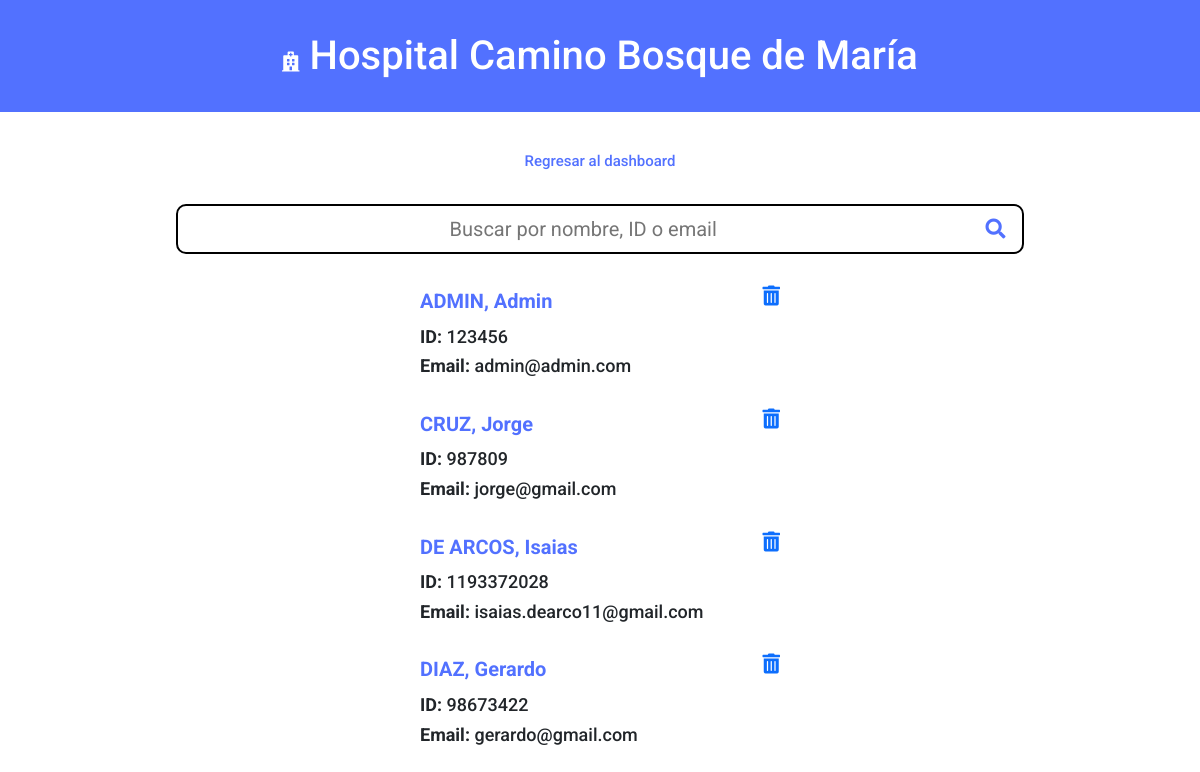
The page /busqueda_usuario (signed in) on the database its author committed.
### hospital/models.py (models this page shows, shortened)
class User(db.Model, UserMixin):
    id = db.Column(db.Integer(), primary_key=True)
    nombres = db.Column(db.String(length=30), nullable=False)
    apellidos = db.Column(db.String(length=30), nullable=False)
    email = db.Column(db.String(length=50), nullable=False, unique=True)
    documento = db.Column(db.String(length=20), nullable=False, unique=True)
    password = db.Column(db.String(length=60), nullable=False)
    rol = db.Column(db.Integer())
    @property
    def password_secure(self):
        return self.password_secure

### hospital/routes.py (the view, shortened to what this page needs)
@app.route('/busqueda_usuario', methods=['GET','POST'])
@login_required
def busqueda_usuario():
    usuarios = User.query.filter().all()
    return render_template('busqueda_usuario.html', results=usuarios)

### hospital/models.py (called while the page is built)
@login_manager.user_loader
def load_user(user_id):
    return User.query.get(int(user_id))

### hospital/templates/busqueda_usuario.html (shortened to what this page needs)
{% extends 'base.html' %}
{% block styles %}
    <link rel="stylesheet" href="static/busqueda_usuario.css" />
{% endblock %}
{% block content %}
    <h1 class="hospital"><span class="head-icon"><i class="fas fa-hospital"></i></span> Hospital Camino Bosque de María</h1>
    <div class="container">
        <h2 class="back"><a href="{{ url_for('dashboard') }}" class="back_a" a>Regresar al dashboard</a></h2>
    </div>
    <div class="busqueda">
        <form action="/busqueda_usuario" method="POST">
            <form action="#" method="POST">
                <div class="search-border">
                    <input name="query" type="text" placeholder="Buscar por nombre, ID o email" class="search-bar" value="{{query}}">
                    <button type="submit"><a href="" class="search-button"><i class="fas fa-search"></i></a></button>
                </div>
            </form>
        </form>
    </div>
    <div class="results-section">
        {% if results != [] %}
            {% for item in results %}
                <div class="container_resultados">
                    <div class="result-top"><a href="" class="name"><span class="apellidos">{{item.apellidos}}</span>, <span class="cap">{{item.nombres}}</span></a> <a href=""><a class="fas fa-trash-alt" href="/borrar/{{ item.id }}"></a></a></div>
                    <h3 class="user-info"><span class="bold">ID:</span> {{item.documento}} </h3>
                    <h3 class="user-info"><span class="bold">Email:</span> {{item.email}} </h3>
                </div>
            {% endfor %}
        {% else %}
            <h2 class="n-results">No se han encontrado resultados para la búsqueda de "{{query}}"</h2>
        {% endif %}
    </div>
{% endblock %}

### hospital/templates/base.html (shortened to what this page needs)
<!DOCTYPE html>
<html lang="en">
<head>
    <link rel="stylesheet" href="{{url_for('static',filename='base.css')}}">
    <link rel="stylesheet" href="https://use.fontawesome.com/releases/v5.15.4/css/solid.css">
    <link rel="stylesheet" href="https://use.fontawesome.com/releases/v5.15.4/css/regular.css">
    <link rel="stylesheet" href="https://use.fontawesome.com/releases/v5.15.4/css/brands.css">
    <link rel="stylesheet" href="https://use.fontawesome.com/releases/v5.15.4/css/fontawesome.css">
    <link href="https://cdn.jsdelivr.net/npm/bootstrap@5.1.3/dist/css/bootstrap.min.css" rel="stylesheet">
    {% block styles %}
    {% endblock %}
</head>
<body>
    {% block content %}
    {% endblock %}
</body>
</html>

### hospital/static/base.css (style rules this page uses)
* { padding: 0; margin: 0; box-sizing: border-box; font-family: 'Roboto', sans-serif; }
.hospital { padding: 2rem; text-align: center; background-color: #5271ff; }
h1 { font-family: 'Roboto', sans-serif; }
.cap { text-transform: capitalize; }

### hospital/static/busqueda_usuario.css (style rules this page uses)
* { padding: 0; margin: 0; box-sizing: border-box; font-family: 'Roboto', sans-serif; }
body { font-family: 'Roboto', sans-serif; }
.hospital { padding: 2rem; text-align: center; background-color: #5271ff; }
h1 { font-family: 'Roboto', sans-serif; color: white; }
.busqueda { display: flex; justify-content: center; align-items: center; padding: 2rem; margin-top: 40px; margin-bottom: 0px; }
.search-bar { font-size: 20px; width: 800px; padding: 0.3rem 0.3rem 0.3rem 0.5rem; border: none; text-align: center; }
.search-border { border: solid black 2px; padding: 0.2rem 1rem 0.2rem 0.2rem; border-radius: 10px; }
.search-button { font-size: 20px; color: #5271ff; }
.name { text-decoration: none; color: #5271ff; font-weight: bold; font-size: 20px; }
.bold { font-weight: bold; }
.apellidos { text-transform: uppercase; }
.results-section { width: 30%; height: 1000px; margin:0 auto; }
.result-top { width: 100%; display: flex; justify-content:space-between; margin-bottom: 0.6rem; }
button { border-style: none; background-color: #fff; }
.fas { font-size: 20px; }
.container_resultados { margin-bottom: 2rem; }
.back_a { text-decoration: none; color: #5271ff; }
.back { font-size: 15px; margin: 0 auto; }
.container { display: flex; justify-content: center; align-items: center; padding: 2rem; margin-bottom: -70px; }
.user-info { font-size: 18px; }

### rows shown on the page
User: apellidos "ADMIN", nombres "Admin", documento "123456", email "admin@admin.com"
User: apellidos "CRUZ", nombres "Jorge", documento "987809", email "jorge@gmail.com"
User: apellidos "DE ARCOS", nombres "Isaias", documento "1193372028", email "isaias.dearco11@gmail.com"
User: apellidos "DIAZ", nombres "Gerardo", documento "98673422", email "gerardo@gmail.com"
